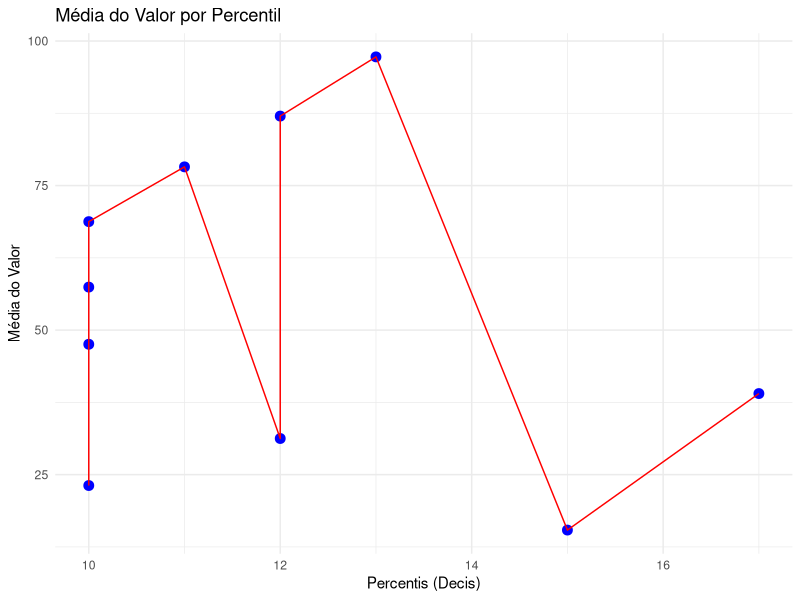

R code for this plot:
# Carregar pacotes necessários
install_if_missing <- function(packages) {
  missing_packages <- packages[!(packages %in% installed.packages()[,"Package"])]
  if(length(missing_packages)) {
    install.packages(missing_packages)
  }
}

required_packages <- c("ggplot2", "dplyr")
install_if_missing(required_packages)
lapply(required_packages, library, character.only = TRUE)

# Função para processar os dados
criar_dataframe_ordenado <- function(df, coluna_numerica, coluna_categorica) {
  # Verificar se as colunas existem no dataframe
  if (!(coluna_numerica %in% colnames(df))) {
    stop(paste("Erro: A coluna numérica", coluna_numerica, "não existe no dataframe."))
  }
  
  if (!(coluna_categorica %in% colnames(df))) {
    stop(paste("Erro: A coluna categórica", coluna_categorica, "não existe no dataframe."))
  }
  
  # Criar um dataframe auxiliar contendo apenas as colunas informadas
  df_aux <- df[, c(coluna_numerica, coluna_categorica)]
  
  # Verificar se a primeira coluna é numérica
  if (!is.numeric(df_aux[[coluna_numerica]])) {
    stop(paste("Erro: A coluna", coluna_numerica, "não é numérica."))
  }
  
  # Ordenar o dataframe pela coluna numérica em ordem crescente
  df_aux <- df_aux[order(df_aux[[coluna_numerica]]), ]
  
  # Número total de observações
  n <- nrow(df_aux)
  
  # Tamanho de cada decil (aproximadamente 10% do total)
  tamanho_decil <- ceiling(n / 10)
  
  # Criar a coluna percentis atribuindo os números dos decis
  df_aux$percentis <- rep(1:10, each = tamanho_decil, length.out = n)
  
  # Converter a variável categórica para numérica (1 = 1, 0 = 0)
  df_aux[[coluna_categorica]] <- as.numeric(df_aux[[coluna_categorica]] == "1")
  
  # Agrupar por percentis e calcular estatísticas
  resumo <- df_aux %>%
    group_by(percentis) %>%
    summarise(
      frequencia_1 = sum(.data[[coluna_categorica]]), # Frequência de "1"
      media_valor = mean(.data[[coluna_numerica]], na.rm = TRUE)
    )
  
  # Imprimir a tabela resultante
  print(resumo)
  
  # Criar gráfico de dispersão média x percentis
  ggplot(resumo, aes(x = frequencia_1, y = media_valor)) +
    geom_point(color = "blue", size = 3) +
    geom_line(color = "red") +
    labs(title = "Média do Valor por Percentil", x = "Percentis (Decis)", y = "Média do Valor") +
    theme_minimal()
}

# Exemplo de uso
set.seed(123)
df_exemplo <- data.frame(
  ID = 1:237,  # Simulando 250 observações
  Categoria = sample(c("0", "1"), 237, replace = TRUE),  # "0" ou "1" como caracteres
  Valor = runif(237, min = 10, max = 100)  # Gera valores aleatórios entre 10 e 100
)

# Chamar a função
criar_dataframe_ordenado(df_exemplo, "Valor", "Categoria")
